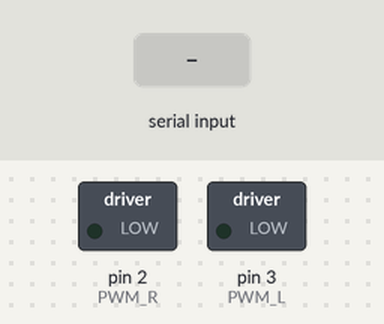
A sketch run on a simulated Arduino Uno, built with avr-gcc and run on an emulated ATmega328P. Parts: switched loads named in the sketch (green lamp = pin HIGH). The test bench sets the inputs (shaded band). Pins used as bus, display or sensor lines are not drawn; what the sketch prints to the serial monitor is not drawn.

Above: at 1.2 s.
1.3 s: "s" received over Serial
At 2.3 s:
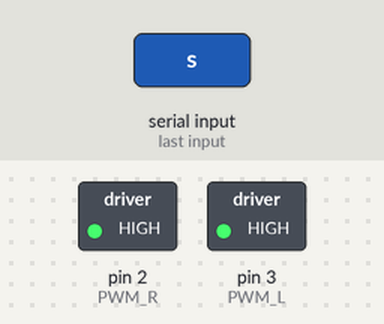
2.8 s: "d" received over Serial
At 3.4 s:
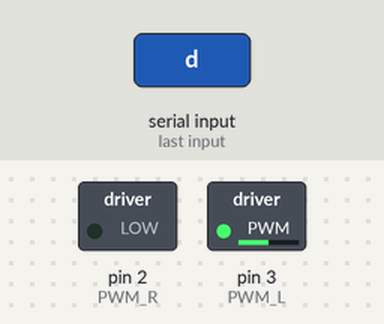
4.3 s: "x" received over Serial
At 4.6 s:
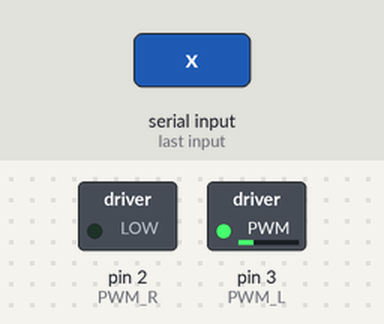
5.8 s: byte 32 (' ') received over Serial
At 6.9 s:
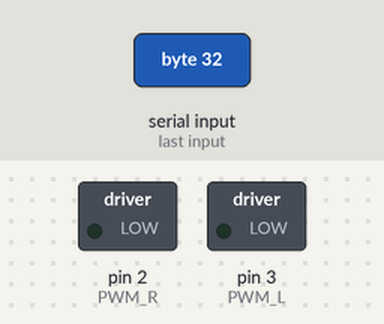
7.3 s: "s" received over Serial
At 8.0 s:
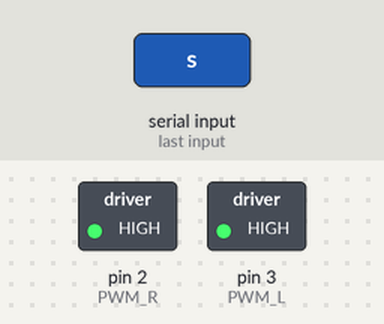
Timing chart, 0 to 9.8 s (numbered marks = the images above; inputs shaded):
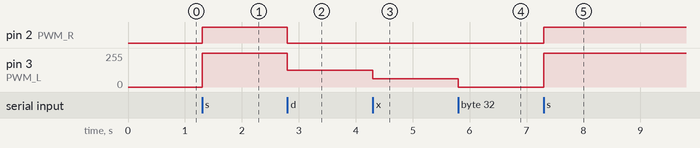

The sketch:

TankBean.ino
```cpp
#include "./ZumoMotors.h"

/*
 * This example uses the ZumoMotors library to drive each motor on the Zumo
 * forward, then backward. The yellow user LED is on when a motor should be
 * running forward and off when a motor should be running backward. If a
 * motor on your Zumo has been flipped, you can correct its direction by
 * uncommenting the call to flipLeftMotor() or flipRightMotor() in the setup()
 * function.
 */

//#define LED_PIN 13

#define LEFT_FULL_SPEED 400
#define RIGHT_FULL_SPEED 330

ZumoMotors motors;

void setup()
{
  //pinMode(LED_PIN, OUTPUT);
  Serial.begin(115200);

  // uncomment one or both of the following lines if your motors' directions need to be flipped
  //motors.flipLeftMotor(true);
  //motors.flipRightMotor(true);
}

void loop()
{
  // run left motor forward

  if (Serial.available() > 0) {

    int inByte = Serial.read();
    Serial.print(inByte);

    if (inByte == 'a') {
      motors.setLeftSpeed(0);
      motors.setRightSpeed(RIGHT_FULL_SPEED / 2);
    } else if (inByte == 's') {
      motors.setLeftSpeed(LEFT_FULL_SPEED);
      motors.setRightSpeed(RIGHT_FULL_SPEED);
    } else if (inByte == 'd') {
      motors.setLeftSpeed(LEFT_FULL_SPEED / 2);
      motors.setRightSpeed(0);
    } else if (inByte == 'z') {
      motors.setLeftSpeed(-LEFT_FULL_SPEED / 2);
      motors.setRightSpeed(0);
    } else if (inByte == 'x') {
      motors.setLeftSpeed(-LEFT_FULL_SPEED / 4);
      motors.setRightSpeed(-RIGHT_FULL_SPEED / 4);
    } else if (inByte == 'c') {
      motors.setLeftSpeed(0);
      motors.setRightSpeed(-RIGHT_FULL_SPEED / 2);
    } else if (inByte == ' ') {
      motors.setLeftSpeed(0);
      motors.setRightSpeed(0);
    } else {
      Serial.print('Dood, not supported!');
    }

  }
}
```

ZumoMotors.cpp
```cpp
#include "./ZumoMotors.h"

#define PWM_L 3
#define PWM_R 2
#define DIR_L 1
#define DIR_R 0

#if defined(__AVR_ATmega168__) || defined(__AVR_ATmega328P__) || defined (__AVR_ATmega32U4__)
  //#define USE_20KHZ_PWM
#endif

static boolean flipLeft = false;
static boolean flipRight = false;

// constructor (doesn't do anything)
ZumoMotors::ZumoMotors()
{
}

// initialize timer1 to generate the proper PWM outputs to the motor drivers
void ZumoMotors::init2()
{
  pinMode(PWM_L,  OUTPUT);
  pinMode(PWM_R,  OUTPUT);
  pinMode(DIR_L, OUTPUT);
  pinMode(DIR_R, OUTPUT);

#ifdef USE_20KHZ_PWM
  // Timer 1 configuration
  // prescaler: clockI/O / 1
  // outputs enabled
  // phase-correct PWM
  // top of 400
  //
  // PWM frequency calculation
  // 16MHz / 1 (prescaler) / 2 (phase-correct) / 400 (top) = 20kHz
  TCCR1A = 0b10100000;
  TCCR1B = 0b00010001;
  ICR1 = 400;
#endif
}

// enable/disable flipping of left motor
void ZumoMotors::flipLeftMotor(boolean flip)
{
  flipLeft = flip;
}

// enable/disable flipping of right motor
void ZumoMotors::flipRightMotor(boolean flip)
{
  flipRight = flip;
}

// set speed for left motor; speed is a number between -400 and 400
void ZumoMotors::setLeftSpeed(int speed)
{
  init(); // initialize if necessary

  boolean reverse = 0;

  if (speed < 0)
  {
    speed = -speed; // make speed a positive quantity
    reverse = 1;    // preserve the direction
  }
  if (speed > 400)  // Max
    speed = 400;

#ifdef USE_20KHZ_PWM
  OCR1B = speed;
#else
  analogWrite(PWM_L, speed * 51 / 80); // default to using analogWrite, mapping 400 to 255
#endif

  if (reverse ^ flipLeft) // flip if speed was negative or flipLeft setting is active, but not both
    digitalWrite(DIR_L, HIGH);
  else
    digitalWrite(DIR_L, LOW);
}

// set speed for right motor; speed is a number between -400 and 400
void ZumoMotors::setRightSpeed(int speed)
{
  init(); // initialize if necessary

  boolean reverse = 0;

  if (speed < 0)
  {
    speed = -speed;  // Make speed a positive quantity
    reverse = 1;  // Preserve the direction
  }
  if (speed > 400)  // Max PWM dutycycle
    speed = 400;

#ifdef USE_20KHZ_PWM
  OCR1A = speed;
#else
  analogWrite(PWM_R, speed * 51 / 80); // default to using analogWrite, mapping 400 to 255
#endif

  if (reverse ^ flipRight) // flip if speed was negative or flipRight setting is active, but not both
    digitalWrite(DIR_R, HIGH);
  else
    digitalWrite(DIR_R, LOW);
}

// set speed for both motors
void ZumoMotors::setSpeeds(int leftSpeed, int rightSpeed)
{
  setLeftSpeed(leftSpeed);
  setRightSpeed(rightSpeed);
}
```

ZumoMotors.h
```cpp
#ifndef ZumoMotors_h
#define ZumoMotors_h

#include <Arduino.h>

class ZumoMotors
{
  public:

    // constructor (doesn't do anything)
    ZumoMotors();

    // enable/disable flipping of motors
    static void flipLeftMotor(boolean flip);
    static void flipRightMotor(boolean flip);

    // set speed for left, right, or both motors
    static void setLeftSpeed(int speed);
    static void setRightSpeed(int speed);
    static void setSpeeds(int leftSpeed, int rightSpeed);

  private:

    static inline void init()
    {
      static boolean initialized = false;

      if (!initialized)
      {
        initialized = true;
        init2();
      }
    }

    // initializes timer1 for proper PWM generation
    static void init2();
};

#endif
```

Measured:
- after the input at 1.3 s, pin 2 (PWM_R): LOW → HIGH at once; pin 3 (PWM_L): 0/255 → 255/255 at once
- after the input at 2.8 s, pin 2 (PWM_R): HIGH → LOW at once; pin 3 (PWM_L): 255/255 → 127/255 at once
- after the input at 4.3 s, pin 3 (PWM_L): 127/255 → 63/255 at once
- after the input at 5.8 s, pin 3 (PWM_L): 63/255 → 0/255 at once
- after the input at 7.3 s, pin 2 (PWM_R): LOW → HIGH at once; pin 3 (PWM_L): 0/255 → 255/255 at once
